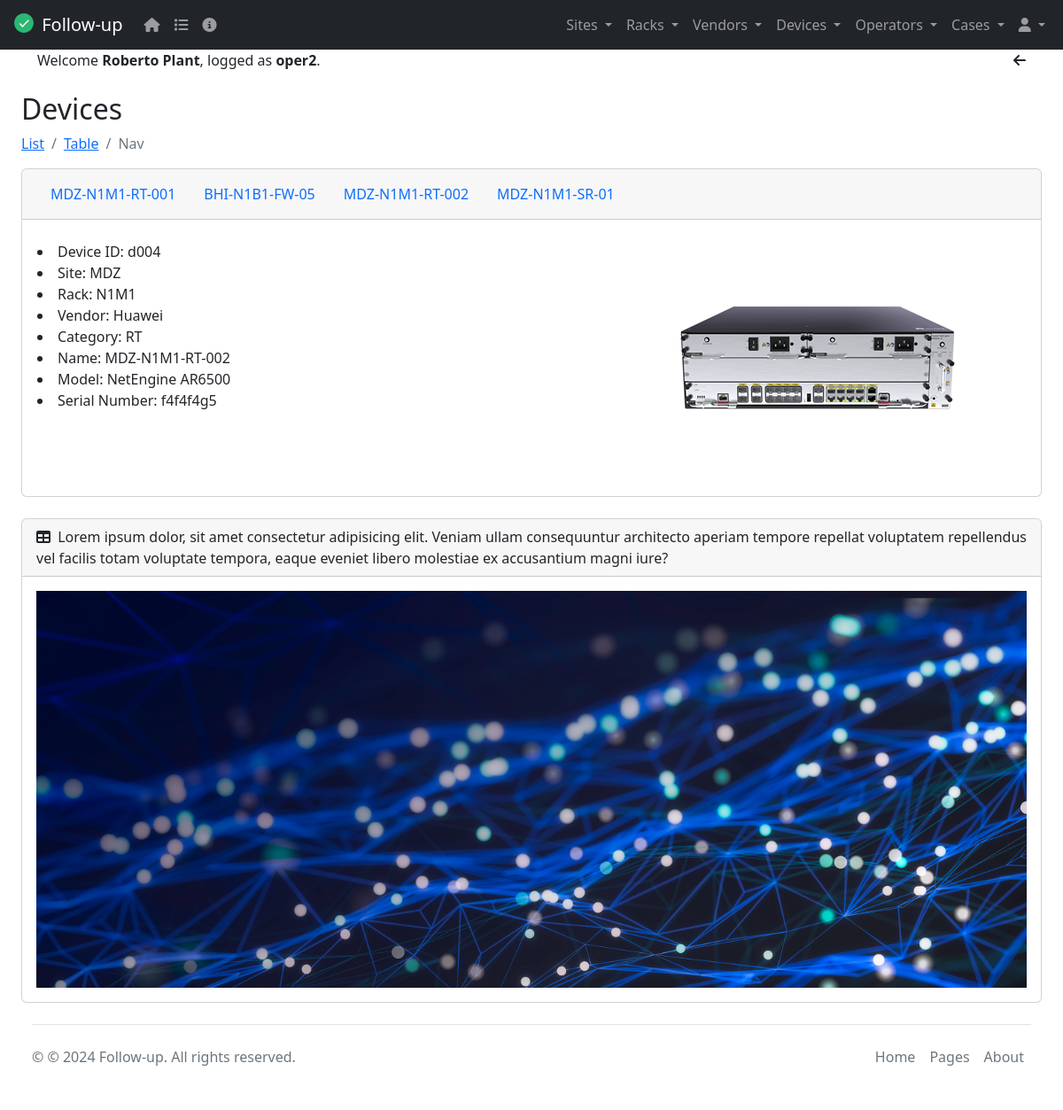
Screenshot of /device_nav/4/ (signed in) with the database file from the repository.
### tasks/models.py (models this page shows, shortened)
class Device(models.Model):
  CATEGORIES = (
    ('RT', "Router"),
    ('SW2', "Switch L2"),
    ('SW3', "Switch L3"),
    ('FW', "Firewall"),
    ('SR', "Server"),
    ('ST', "Storage")
  )
  deviceId = models.CharField(max_length=6)
  name = models.CharField(max_length=20)
  category = models.CharField(choices=CATEGORIES, max_length=3, null=True)
  model = models.CharField(max_length=20)
  serialNumber = models.CharField(max_length=30)
  site = models.ForeignKey(Site, on_delete=models.CASCADE, null=True)
  rack = ChainedForeignKey(
    Rack,
    on_delete=models.CASCADE,
    null=True,
    related_name='devices',
    chained_field="site",
    chained_model_field="site",
    show_all=False,
    auto_choose=True,
    sort=True)
  vendor = models.ForeignKey(Vendor, on_delete=models.CASCADE, null=True)
  deviceImage = models.ImageField(upload_to='devices', blank=True, null=True, default="/media/static/default.png")
  class Meta():
    verbose_name = 'Device'
    verbose_name_plural = 'Devices'
    ordering = ('deviceId', 'name')
    unique_together = ('deviceId', 'name')

class Site(models.Model):
  siteId = models.CharField(max_length=6)
  name = models.CharField(max_length=20)
  address = models.CharField(max_length=30)
  city = models.CharField(max_length=20)
  country = models.CharField(max_length=20)
  switchowner = models.CharField(max_length=30)
  contact = models.IntegerField(default=0)
  siteImage = models.ImageField(upload_to='sites', blank=True, null=True, default="/media/static/default.png") # default=""
  def __str__(self):
    return self.name
  class Meta():
    verbose_name = 'Site'
    verbose_name_plural = 'Sites'
    ordering = ('siteId', 'name')
    unique_together = ('siteId', 'name')

class Rack(models.Model):
  rackId = models.CharField(max_length=6)
  name = models.CharField(max_length=20)
  site = models.ForeignKey(Site, on_delete=models.CASCADE, null=True)
  rackImage = models.ImageField(upload_to='racks', blank=True, null=True, default="/media/static/default.png") # default=""
  def __str__(self):
    return f"{self.name}"
  class Meta():
    verbose_name = 'Rack'
    verbose_name_plural = 'Racks'
    ordering = ('rackId', 'name')
    unique_together = ('rackId', 'name')

class Vendor(models.Model):
  vendorId = models.CharField(max_length=6)
  name = models.CharField(max_length=20)
  email = models.EmailField()
  contact = models.IntegerField()
  link = models.URLField(max_length=200, blank=True)
  vendorImage = models.ImageField(upload_to='vendors', blank=True, null=True, default="/media/static/default.png")
  def __str__(self):
    return self.name
  class Meta():
    verbose_name = 'Vendor'
    verbose_name_plural = 'Vendors'
    ordering = ('vendorId', 'name')
    unique_together = ('vendorId', 'name')

### tasks/views.py (the view)
# urls.py: path('device_nav/<int:device_id>/', views.device_nav, name='device_nav'),
@login_required
def device_nav(request, device_id):
    device = get_object_or_404(Device, id=device_id)
    devices = Device.objects.all()
    return render(request, 'device_nav.html', {'device': device, 'devices': devices})

### tasks/templates/device_nav.html (shortened to what this page needs)
{% extends 'base.html' %}
{% block content %}
<h2 class="mt-4">Devices</h2>
<nav aria-label="breadcrumb">
  <ol class="breadcrumb">
    <li class="breadcrumb-item"><a href="/devices">List</a></li>
    <li class="breadcrumb-item"><a href="/device_table">Table</a></li>
    <li class="breadcrumb-item active" aria-current="page">Nav</li>
  </ol>
</nav>
<div class="card mb-4">
  <div class="card-header">
    <ul class="nav">
        {% for device in devices %}
          <a class="nav-link" href="{% url 'device_nav' device.id %}">{{ device.name }}</a>
        {% endfor %}
    </ul>
  </div>
  <div class="container" enctype="multipart/form-data">
    <br>
    <div class="row">
      <div class="col-6">
        <li>Device ID: {{device.deviceId}}</li>
        <li>Site: {{device.site}}</li>
        <li>Rack: {{device.rack}}</li>
        <li>Vendor: {{device.vendor}}</li>
        <li>Category: {{device.category}}</li>
        <li>Name: {{device.name}}</li>
        <li>Model: {{device.model}}</li>
        <li>Serial Number: {{device.serialNumber}}</li>
      </div>
      <div class="col-6">
        <div class="row">
          <section>
            <img
            class="img-fluid float-end"
            src="{{ device.deviceImage.url }}"
            alt="{{ device.name }}"/>
          </section>
        </div>
      </div>
    </div>
    <br>
  </div>
</div>
{% endblock %}

### tasks/templates/base.html (shortened to what this page needs)
<!DOCTYPE html>
<html lang="en" data-bs-theme="dark">
  <head>
    <link rel="stylesheet" href="https://cdn.jsdelivr.net/npm/bootstrap@5.2.0/dist/css/bootstrap.min.css">
    <link href="https://cdn.datatables.net/v/dt/jq-3.7.0/jszip-3.10.1/dt-2.0.8/af-2.7.0/b-3.0.2/b-colvis-3.0.2/b-html5-3.0.2/b-print-3.0.2/cr-2.0.3/date-1.5.2/fc-5.0.1/fh-4.0.1/kt-2.12.1/r-3.0.2/rg-1.5.0/rr-1.5.0/sc-2.4.3/sb-1.7.1/sp-2.3.1/sl-2.0.3/sr-1.4.1/datatables.min.css" rel="stylesheet">
    <link rel="stylesheet" href="https://cdnjs.cloudflare.com/ajax/libs/font-awesome/6.5.2/css/all.min.css">
  </head>
  <body>
  {% include 'navbar.html' %}
    <div id="layoutSidenav_content">
      <main>
        <div class="container-fluid px-4">
          {% if user.is_authenticated %}
          <div class="container text-center">
            <div class="row">
              <div class="col">
                <div class="text-start">
                  Welcome <strong>{{request.user.first_name}} {{request.user.last_name}}</strong>,
                  logged as <strong>{{request.user.username}}</strong>.
                </div>
              </div>
              <div class="col col-lg-2">
                <div class="text-end">
                  <i class="fa fa-arrow-left" aria-hidden="true" onclick="window.history.back()"></i>
                </div>
              </div>
            </div>
          </div>
          {% endif %}
          {% block content %}
          {% endblock %}
          {% include 'footer.html' %}
        </div>
      </main>
    </div>
  </body>
</html>

### tasks/templates/base.html (style rules this page uses)
html { scroll-padding-top: 220px; }
body { position: relative; overflow-y: auto; }

### rows the page displays
Device: name "MDZ-N1M1-RT-001"
Device: name "BHI-N1B1-FW-05"
Device: name "MDZ-N1M1-RT-002", deviceId "d004", site "MDZ", rack "N1M1", vendor "Huawei", category "RT", model "NetEngine AR6500", serialNumber "f4f4f4g5", deviceImage (picture)
Device: name "MDZ-N1M1-SR-01"

### other values shown
{{ request.user.first_name }} "Roberto"
{{ request.user.last_name }} "Plant"
{{ request.user.username }} "oper2"
